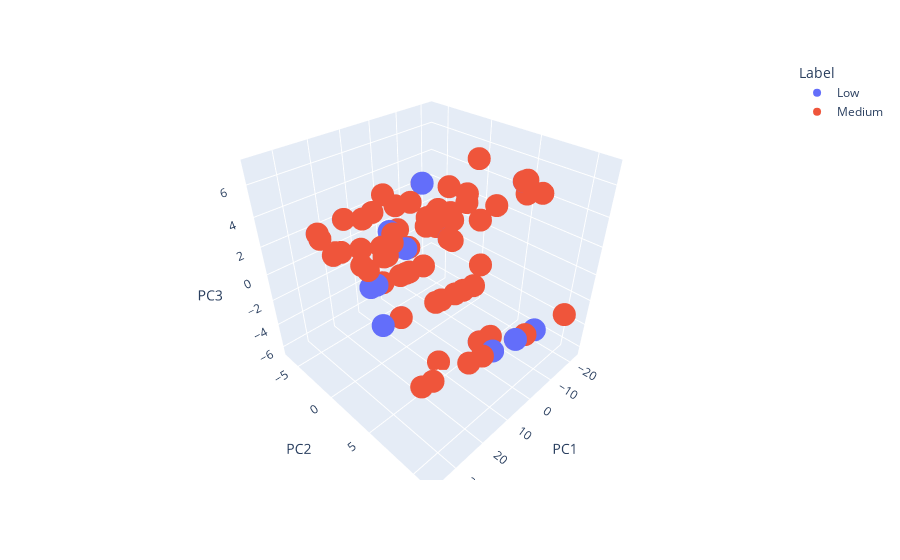

The cell this chart's notebook holds for it:
### Code cell
plot_PCA_3D(pc_df, pca)

### Figure 1 — Plotly figure (JSON) as saved in the notebook; plotly's stock layout.template omitted (floating-point values rounded to 4 significant figures; data arrays with more than 128 entries replaced by an {"elided": "..."} marker saying what was removed)
{"data": [{"hovertemplate": "Label=Low<br>PC1=%{x}<br>PC2=%{y}<br>PC3=%{z}<extra></extra>", "legendgroup": "Low", "marker": {"color": "#636efa", "symbol": "circle"}, "mode": "markers", "name": "Low", "scene": "scene", "showlegend": true, "type": "scatter3d", "x": {"elided": "209 float values"}, "y": {"elided": "209 float values"}, "z": {"elided": "209 float values"}}, {"hovertemplate": "Label=Medium<br>PC1=%{x}<br>PC2=%{y}<br>PC3=%{z}<extra></extra>", "legendgroup": "Medium", "marker": {"color": "#EF553B", "symbol": "circle"}, "mode": "markers", "name": "Medium", "scene": "scene", "showlegend": true, "type": "scatter3d", "x": {"elided": "215 float values"}, "y": {"elided": "215 float values"}, "z": {"elided": "215 float values"}}], "layout": {"legend": {"title": {"text": "Label"}, "tracegroupgap": 0}, "margin": {"t": 60}, "scene": {"domain": {"x": [0, 1], "y": [0, 1]}, "xaxis": {"title": {"text": "PC1"}}, "yaxis": {"title": {"text": "PC2"}}, "zaxis": {"title": {"text": "PC3"}}}, "showlegend": true}}
